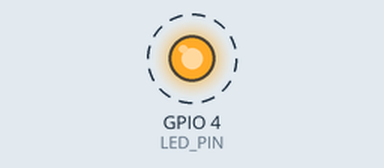
This program was run on a simulated Raspberry Pi (BCM pin numbers). Shown: output pins drawn as LEDs (lit = HIGH). Dashed ring = blinking. What the program prints to the terminal is not drawn.

Above: at 0.05 s.
Timing chart, 0 to 3.0 s (numbered marks = the images above):
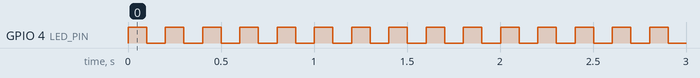

The program:

test.py
```python
import RPi.GPIO as GPIO
import time
LED_PIN = 4
GPIO.setmode(GPIO.BCM)
GPIO.setup(4, GPIO.OUT)
for i in range(10000):
    GPIO.output(LED_PIN, GPIO.HIGH)
    print("led on")
    time.sleep(0.1)
    GPIO.output(LED_PIN, GPIO.LOW)
    print("led off")
    time.sleep(0.1)

GPIO.cleanup() 
```

Measured:
- by itself, GPIO 4 (LED_PIN): alternates HIGH for 0.10 s and LOW for 0.10 s
